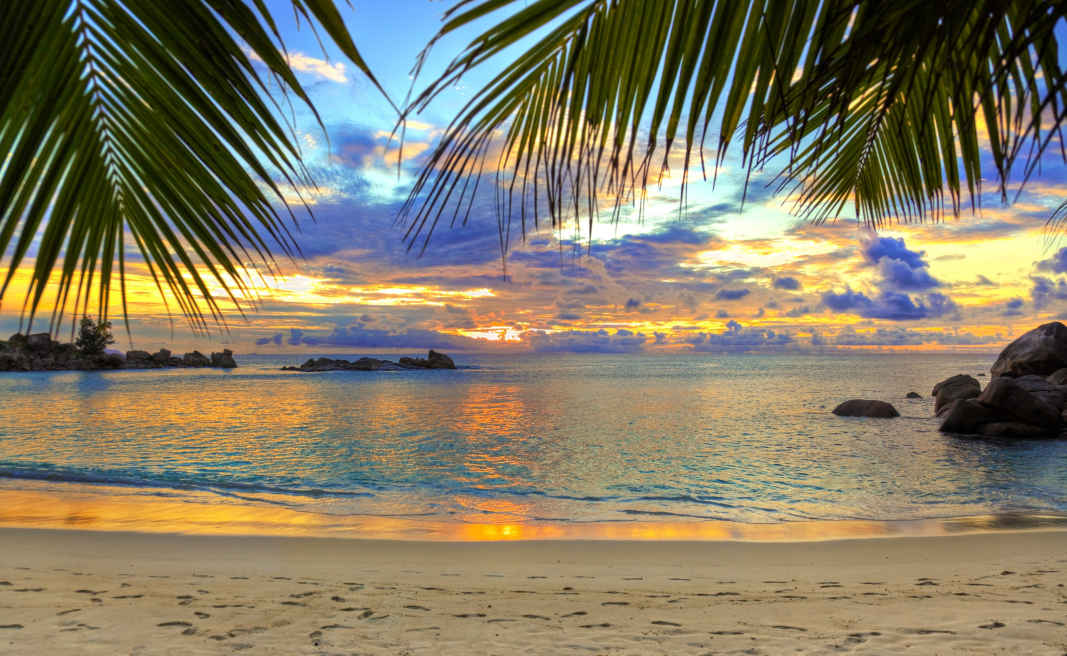
#> input picture fromCompB10/practiseCode/pillow/images/beach.jpg, 3200 x 1966 px (shown at 1/3 size)
$ python pillowPractice.py
#> lines starting #> are read from the running program, lines starting #| are printed output that depends on the picture
from PIL import Image, ImageFilter, ImageEnhance
filename = "images/beach.jpg"
with Image.open(filename) as image:
#> image is the input picture: PIL image 3200x1966 RGB; mean R, G, B 132.3, 124.7, 101.8
    image.load()
# [24 lines of commented-out code are left out]
xsize = image.width
#> xsize = 3200
ysize = image.height
#> ysize = 1966
red, green, blue = image.split()
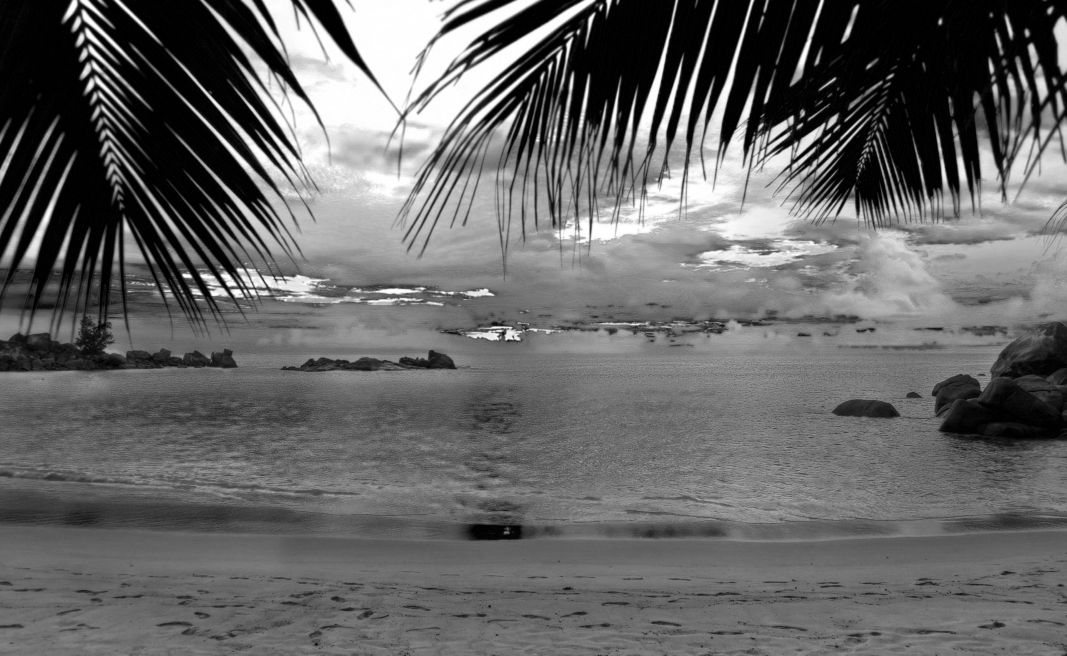
#> blue: PIL image 3200x1966 L (shown at 1/3 size); min 0, max 255, mean 101.8
red = red.filter(ImageFilter.GaussianBlur(10))
green = green.filter(ImageFilter.GaussianBlur(5))
green = green.crop((0,0,xsize-5,ysize-5))
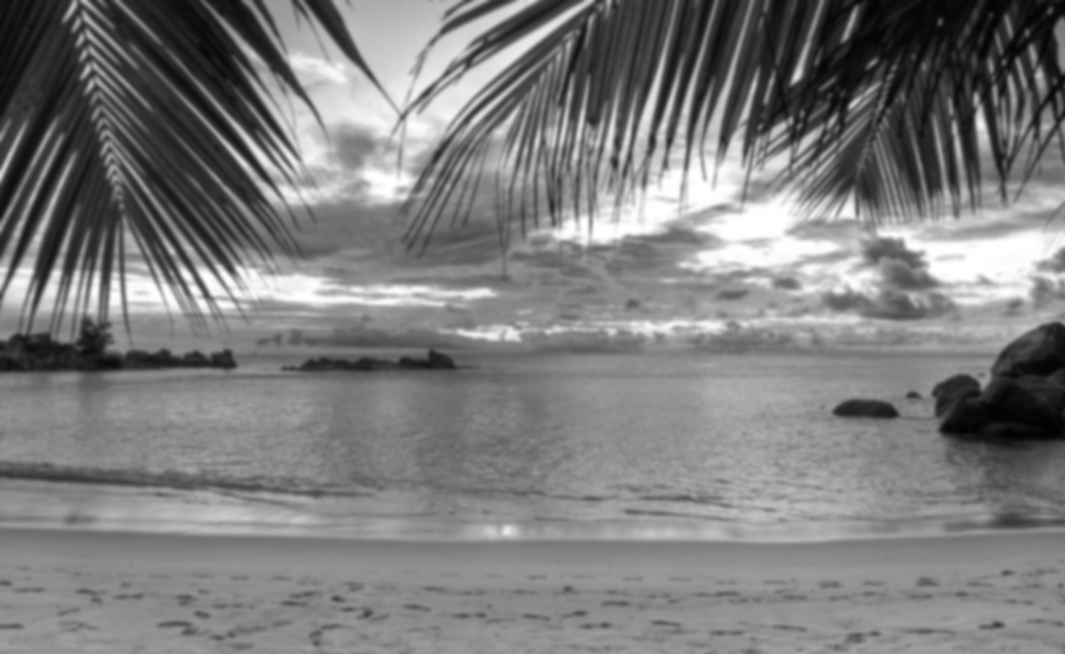
#> green: PIL image 3195x1961 L (shown at 1/3 size); min 1, max 255, mean 124.7
red = red.crop((0, 0, xsize - 10, ysize - 10))
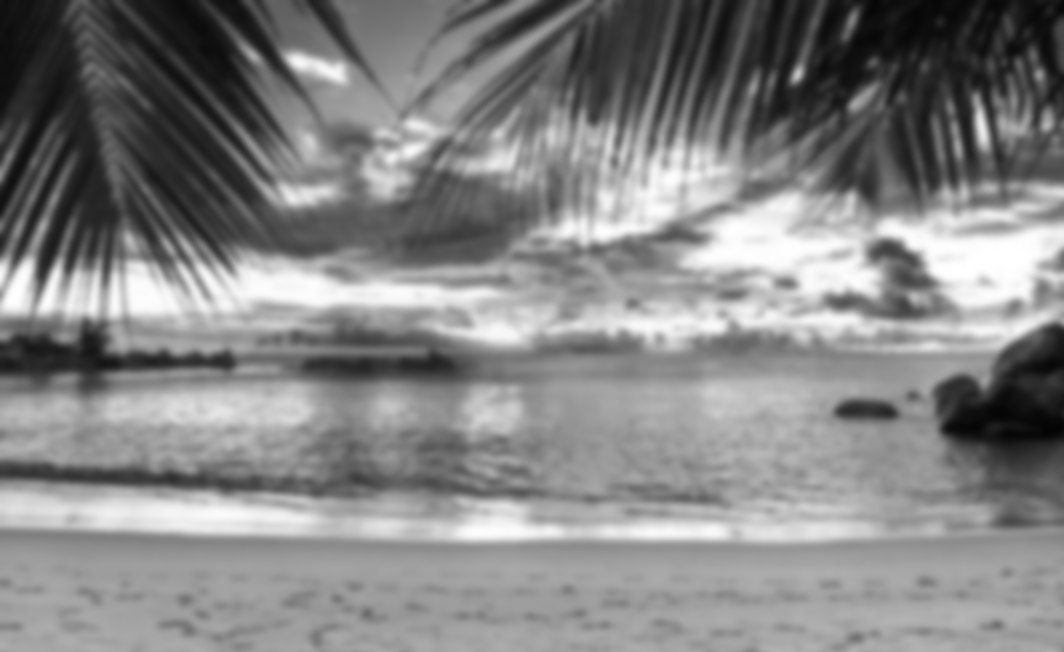
#> red: PIL image 3190x1956 L (shown at 1/3 size); min 3, max 255, mean 132.3
green = green.resize((xsize,ysize))
#> green: PIL image 3200x1966 L
red = red.resize((xsize, ysize))
#> red: PIL image 3200x1966 L
enh = ImageEnhance.Brightness(green)
green = enh.enhance(2)
enh = ImageEnhance.Brightness(blue)
blue = enh.enhance(3)
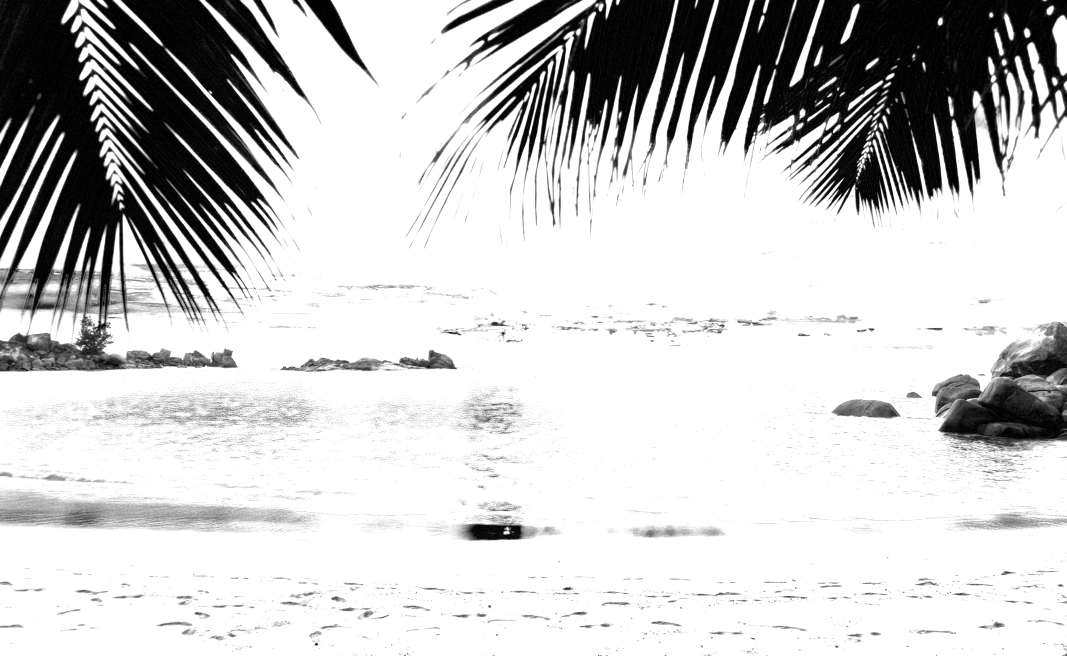
#> blue: PIL image 3200x1966 L (shown at 1/3 size); min 0, max 255, mean 201.1
enh = ImageEnhance.Brightness(red)
red = enh.enhance(2)
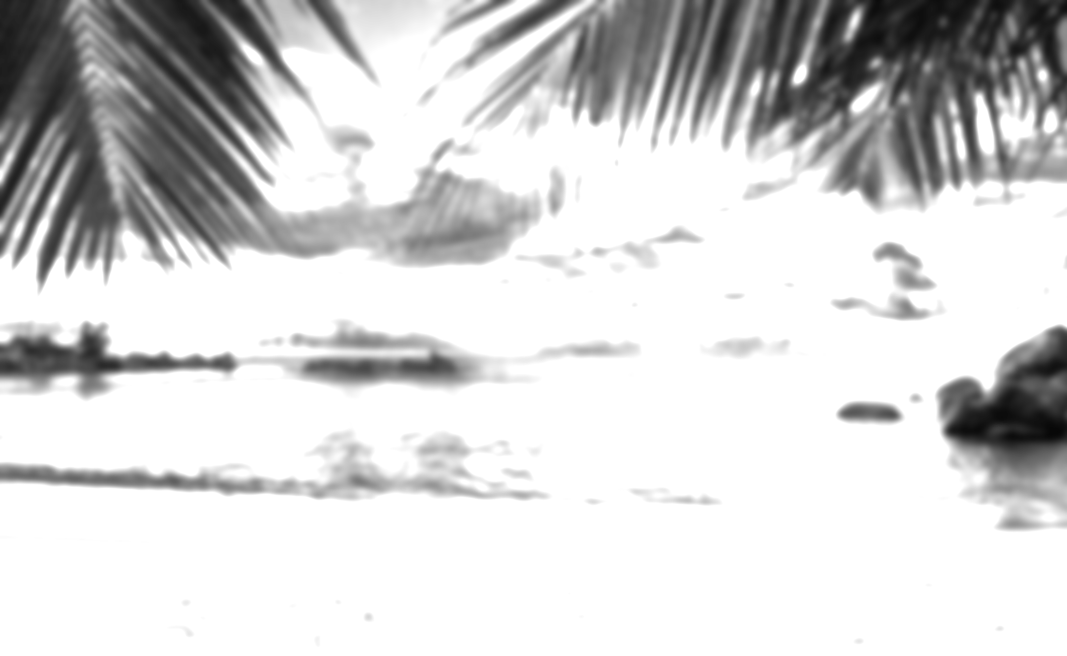
#> red: PIL image 3200x1966 L (shown at 1/3 size); min 6, max 255, mean 211
image = Image.merge("RGB", (red, green, blue))
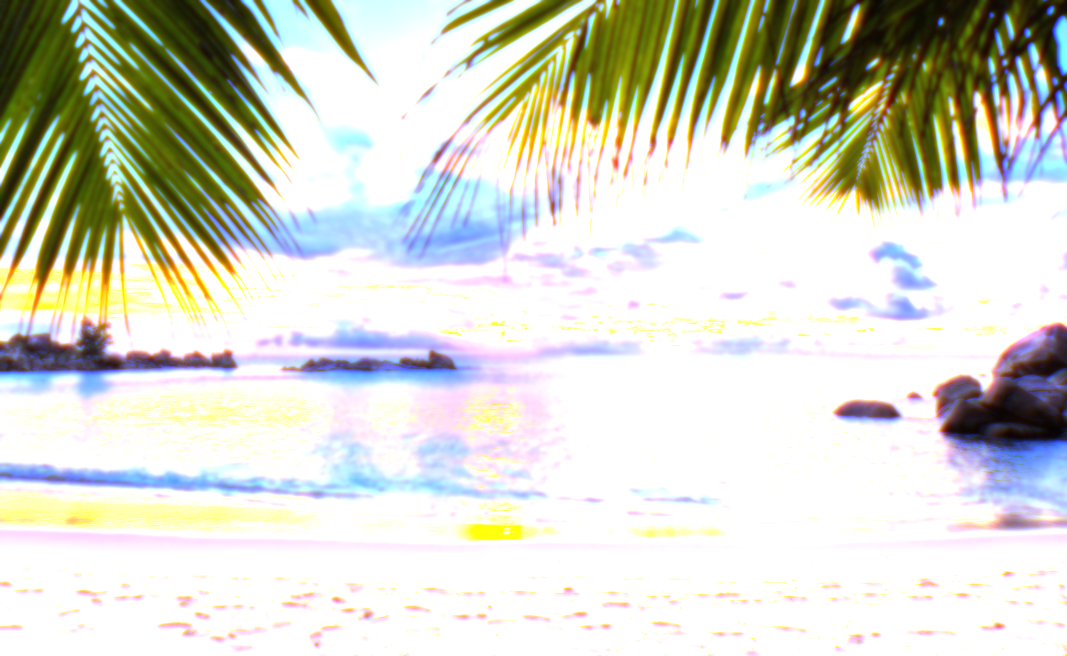
#> image: PIL image 3200x1966 RGB (shown at 1/3 size); mean R, G, B 211, 212.8, 201.1
print("You have run Filter B on", filename)
#cls(1)
image.show()
